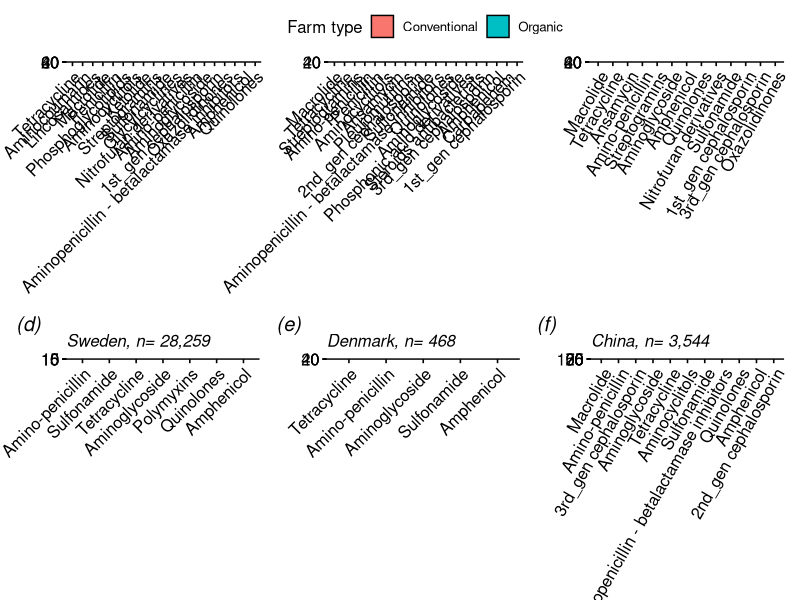

Here is the R script that generated this plot:
library(tidyverse)
library(ggplot2)
library(dplyr)
library(ggpubr)
library(patchwork)

#Load data
main_data <- read_csv("conv.csv")










data1 <- main_data %>%
  group_by(country) %>%
  select("country",
         "doi",
         "farm_type",
         "host",
         "antimicrobial_compound",
         "antimicrobial_class",
         "pathogen",
         "percent_resistant",
         "no_isolates_resistant",
         "no_isolates_susceptible",
         "no_isolates_intermidiate",
         "no_isolates" )

#changing percentage resistance into numeric class and rounding off  
data1$percent_resistant <- as.numeric(as.character
                                      (data1$percent_resistant))

data1$percent_resistant <- round(data1$percent_resistant, digits = 0)

data2 <- data1 %>%
  select("doi",
         "country",
         "farm_type",
         "host",
         "antimicrobial_compound",
         "antimicrobial_class",
         "pathogen",
         "percent_resistant",
         "no_isolates_resistant",
         "no_isolates_susceptible",
         "no_isolates_intermidiate",
         "no_isolates" )



data3 <- aggregate(percent_resistant~antimicrobial_class+doi+pathogen+host+country+
                     farm_type+no_isolates,
                   data2, mean)



data3 <- data3 %>%select("country",
                         "doi",
                         "farm_type",
                         "host",
                         "antimicrobial_class",
                         "pathogen",
                         "percent_resistant", "no_isolates")%>%
  filter(pathogen != "Arcanobacterium pyogenes", pathogen != "Corynebacterium bovis",
         pathogen != "Environmental streptococci")


#changing percentage resistance into numeric class and rounding off  
data3$percent_resistant <- as.numeric(as.character
                                      (data3$percent_resistant))

data3$percent_resistant <- round(data3$percent_resistant, digits = 0)



data3 %>%
  count(country)%>%
  view()

usa<- data3
#create a function to return the number of resistant isolates
new.function1 <- function(x,y) {
  (x*y)/100}

ResIsousa <- mapply(new.function1, usa$percent_resistant, usa$no_isolates)
ResIsousa <- round(ResIsousa, digits = 0)
AMR.tmp.usa <- cbind(usa, ResIsousa)

#determine total NIsolates
usaNIsolates <- aggregate(no_isolates ~ doi + country + farm_type + 
                              antimicrobial_class + pathogen + percent_resistant+
                              ResIsousa, data = AMR.tmp.usa, FUN = unique)


usaNIsolates$no_isolates <- sapply(usaNIsolates$no_isolates, function(x) sum(unlist(x)))

#aggregate all resistant isolates and all NIsolates by speciesag, compound and region
usares <- aggregate(ResIsousa ~ antimicrobial_class  + farm_type+
                        country, 
                      data = AMR.tmp.usa, FUN = sum)
usaAll <- aggregate(no_isolates ~ antimicrobial_class  + farm_type+
                        country, 
                      data = AMR.tmp.usa, FUN = sum)
#and divide ResIso/NIsolates to return true mean
usaMean <- round((usares$ResIsousa /usaAll$no_isolates)*100, digits = 0)
usaMeanDF <- as.data.frame(cbind(usares$antimicrobial_class,
                                   usares$farm_type, usares$country,
                                  usaMean, usaAll$no_isolates))
colnames(usaMeanDF) <- c("antimicrobial_class","farm_type","country",
                           "Mean","no_isolates")
usaMeanDF$Mean <- as.numeric(as.character(usaMeanDF$Mean))
usaMeanDF$no_isolates <- as.numeric(as.character(usaMeanDF$no_isolates))
#restrict display drug pairings where NIsolates > 10
usaMeanDF = usaMeanDF[which(usaMeanDF$no_isolates >= 10),]

# Compute the 95% CI of proportion where x = p_hat and y = n two tailed z = 1.96
CI.function <- function(x,y) {
  x + c(-1.96,1.96)*sqrt(x*(1-x)/y)}

#95% CI
CIusa<- as.data.frame(t(mapply(CI.function, usaMeanDF$Mean/100, usaMeanDF$no_isolates)))
usaMeanDF <-cbind(usaMeanDF, round(CIusa*100, digits = 0))
colnames(usaMeanDF) <- c("antimicrobial_class", "farm_type","country",
                           "Mean","no_isolates","CILow","CIHigh")
usaMeanDF$CILow[usaMeanDF$CILow < 0] = 0
usaMeanDF$CIHigh[usaMeanDF$CIHigh >100] = 100

##remove data with less than 1% resistance
usaMeanDF <- usaMeanDF%>%
  filter(Mean>1)

country.data <- usaMeanDF

##usa bar plot
usa.1 <- usaMeanDF %>%
  filter(country == "United States of America")

usa.1<- usa.1[order(-usa.1$Mean), ]

usa.bar <- ggbarplot(usa.1, "antimicrobial_class", "Mean", 
                               fill = "farm_type", position = position_dodge(0.7),
                               subtitle = "USA, n= 320,864",
                               xlab = FALSE, ylab = FALSE,
                               legend.title = "Farm type",
                               font.subtitle = "italic")+
  rotate_x_text(45)+
  geom_linerange(aes(group = farm_type, ymax = CIHigh, ymin = CILow),
                 position = position_dodge(width = 0.7))




##Denmark plot

den.1 <- usaMeanDF %>%
  filter(country == "Denmark")

den.1<- den.1[order(-den.1$Mean), ]

den.bar <- ggbarplot(den.1, "antimicrobial_class", "Mean", 
                     fill = "farm_type", position = position_dodge(0.7),
                     subtitle = "Denmark, n= 468 ",
                     xlab = FALSE, ylab = FALSE,
                     legend.title = "Farm type",
                     font.subtitle = "italic")+
  rotate_x_text(45)+
  geom_linerange(aes(group = farm_type, ymax = CIHigh, ymin = CILow),
                 position = position_dodge(width = 0.7))





##Sweden bar plot

swe.1 <- usaMeanDF %>%
  filter(country == "Sweden")

swe.1<- swe.1[order(-swe.1$Mean), ]

sweden.bar <- ggbarplot(swe.1, "antimicrobial_class", "Mean", 
                     fill = "farm_type", position = position_dodge(0.7),
                     subtitle = "Sweden, n= 28,259 ",
                     xlab = FALSE, ylab = FALSE,
                     legend.title = "Farm type",
                     font.subtitle = "italic")+
  rotate_x_text(45)+
  geom_linerange(aes(group = farm_type, ymax = CIHigh, ymin = CILow),
                 position = position_dodge(width = 0.7))





##South kores bar plot

s.k1 <- usaMeanDF %>%
  filter(country == "South Korea")

s.k1<- s.k1[order(-s.k1$Mean), ]

Southkorea.bar <- ggbarplot(s.k1, "antimicrobial_class", "Mean", 
                        fill = "farm_type", position = position_dodge(0.7),
                        subtitle = "South Korea, n= 2,382",
                        xlab = FALSE, ylab = FALSE,
                        legend.title = "Farm type",
                        font.subtitle = "italic")+
  rotate_x_text(60)+
  geom_linerange(aes(group = farm_type, ymax = CIHigh, ymin = CILow),
                 position = position_dodge(width = 0.7))




##China bar plot

china.1 <- usaMeanDF %>%
  filter(country == "China")

china.1<- china.1[order(-china.1$Mean), ]

china.bar <- ggbarplot(china.1, "antimicrobial_class", "Mean", 
                            fill = "farm_type", position = position_dodge(0.7),
                            subtitle = "China, n= 3,544",
                            xlab = FALSE, ylab = FALSE,
                            legend.title = "Farm type",
                            font.subtitle = "italic")+
  rotate_x_text(60)+
  geom_linerange(aes(group = farm_type, ymax = CIHigh, ymin = CILow),
                 position = position_dodge(width = 0.7))






##Germany bar plot

ger.1 <- usaMeanDF %>%
  filter(country == "Germany")

ger.1<- ger.1[order(-ger.1$Mean), ]

germany.bar <- ggbarplot(ger.1, "antimicrobial_class", "Mean", 
                       fill = "farm_type", position = position_dodge(0.7),
                       subtitle = "Germany, n= 17,808",
                       xlab = FALSE, ylab = FALSE,
                       legend.title = "Farm type",
                       font.subtitle = "italic")+
  rotate_x_text(45)+
  geom_linerange(aes(group = farm_type, ymax = CIHigh, ymin = CILow),
                 position = position_dodge(width = 0.7))








##Putting all plots together using patchwork

country.plot <- (usa.bar | germany.bar | Southkorea.bar) / 
  (sweden.bar | den.bar | china.bar)+
  plot_annotation(tag_levels = "a",
                  tag_prefix = "(",
                  tag_suffix = ")")+
  plot_layout(guides = "collect")&
  theme(plot.tag = element_text(face = "italic"),
        legend.position = "top")


country.plot

#ggsave(filename = "country.png",country.plot)
